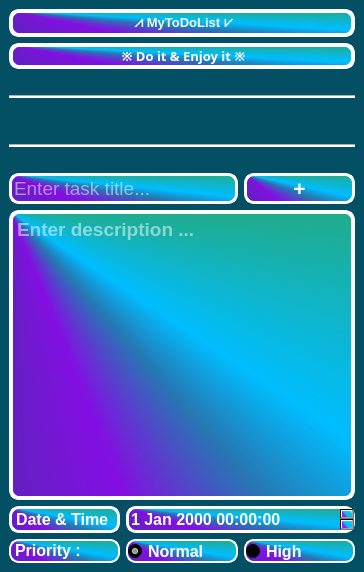
<?xml version="1.0" encoding="UTF-8"?>
<ui version="4.0">
 <class>MainWindow</class>
 <widget class="QMainWindow" name="MainWindow">
  <property name="geometry">
   <rect>
    <x>0</x>
    <y>0</y>
    <width>364</width>
    <height>572</height>
   </rect>
  </property>
  <property name="windowTitle">
   <string>MyToDoList</string>
  </property>
  <property name="styleSheet">
   <string notr="true">background-color: rgb(3, 79, 100);</string>
  </property>
  <widget class="QWidget" name="centralwidget">
   <layout class="QVBoxLayout" name="verticalLayout">
    <item>
     <widget class="QLabel" name="label_4">
      <property name="styleSheet">
       <string notr="true">font: 9pt &quot;Papyrus&quot;;
background-color: qconicalgradient(cx:0, cy:0, angle:135, stop:0 rgba(255, 0, 0, 69), stop:0.147727 rgba(255, 0, 219, 145), stop:0.295455 rgba(171, 0, 255, 69), stop:0.426136 rgba(160, 0, 255, 208), stop:0.477581 rgba(71, 160, 255, 130), stop:0.517045 rgba(0, 189, 255, 255), stop:0.642045 rgba(71, 255, 137, 130), stop:0.715909 rgba(204, 255, 0, 130), stop:0.857955 rgba(255, 87, 0, 69), stop:1 rgba(255, 0, 0, 69));
color: rgb(0, 0, 0);
border-style: outset;
border-width:4px;
border-radius:10px;
border-color: white;</string>
      </property>
      <property name="text">
       <string>&lt;html&gt;&lt;head/&gt;&lt;body&gt;&lt;p align=&quot;center&quot;&gt;&lt;span style=&quot; font-size:10pt; font-weight:700; color:#f8f8f8;&quot;&gt;⩘ MyToDoList ⩗&lt;/span&gt;&lt;/p&gt;&lt;/body&gt;&lt;/html&gt;</string>
      </property>
     </widget>
    </item>
    <item>
     <widget class="QLabel" name="label_2">
      <property name="font">
       <font>
        <family>Papyrus</family>
        <pointsize>9</pointsize>
        <italic>false</italic>
        <bold>false</bold>
       </font>
      </property>
      <property name="styleSheet">
       <string notr="true">font: 9pt &quot;Papyrus&quot;;
background-color: qconicalgradient(cx:0, cy:0, angle:135, stop:0 rgba(255, 0, 0, 69), stop:0.147727 rgba(255, 0, 219, 145), stop:0.295455 rgba(171, 0, 255, 69), stop:0.426136 rgba(160, 0, 255, 208), stop:0.477581 rgba(71, 160, 255, 130), stop:0.517045 rgba(0, 189, 255, 255), stop:0.642045 rgba(71, 255, 137, 130), stop:0.715909 rgba(204, 255, 0, 130), stop:0.857955 rgba(255, 87, 0, 69), stop:1 rgba(255, 0, 0, 69));
color: rgb(0, 0, 0);
border-style: outset;
border-width:4px;
border-radius:10px;
border-color: white;</string>
      </property>
      <property name="text">
       <string>&lt;html&gt;&lt;head/&gt;&lt;body&gt;&lt;p align=&quot;center&quot;&gt;&lt;span style=&quot; font-size:10pt; font-weight:700; color:#ffffff;&quot;&gt;※ Do it &amp;amp; Enjoy it ※&lt;/span&gt;&lt;/p&gt;&lt;/body&gt;&lt;/html&gt;</string>
      </property>
     </widget>
    </item>
    <item>
     <widget class="QLabel" name="label_6">
      <property name="text">
       <string/>
      </property>
     </widget>
    </item>
    <item>
     <widget class="Line" name="line_2">
      <property name="styleSheet">
       <string notr="true">background-color: rgb(255, 255, 255);</string>
      </property>
      <property name="orientation">
       <enum>Qt::Horizontal</enum>
      </property>
     </widget>
    </item>
    <item>
     <widget class="QLabel" name="label_7">
      <property name="text">
       <string/>
      </property>
     </widget>
    </item>
    <item>
     <layout class="QGridLayout" name="gl_tasks"/>
    </item>
    <item>
     <widget class="QLabel" name="label_8">
      <property name="text">
       <string/>
      </property>
     </widget>
    </item>
    <item>
     <widget class="Line" name="line">
      <property name="enabled">
       <bool>true</bool>
      </property>
      <property name="font">
       <font>
        <pointsize>18</pointsize>
        <bold>false</bold>
       </font>
      </property>
      <property name="styleSheet">
       <string notr="true">background-color: rgb(255, 255, 255);</string>
      </property>
      <property name="orientation">
       <enum>Qt::Horizontal</enum>
      </property>
     </widget>
    </item>
    <item>
     <widget class="QLabel" name="label_5">
      <property name="text">
       <string/>
      </property>
     </widget>
    </item>
    <item>
     <layout class="QGridLayout" name="gridLayout_2">
      <item row="4" column="0">
       <widget class="QLabel" name="label_3">
        <property name="font">
         <font>
          <pointsize>12</pointsize>
          <bold>true</bold>
         </font>
        </property>
        <property name="styleSheet">
         <string notr="true">background-color: qconicalgradient(cx:0, cy:0, angle:135, stop:0 rgba(255, 0, 0, 69), stop:0.147727 rgba(255, 0, 219, 145), stop:0.295455 rgba(171, 0, 255, 69), stop:0.426136 rgba(160, 0, 255, 208), stop:0.477581 rgba(71, 160, 255, 130), stop:0.517045 rgba(0, 189, 255, 255), stop:0.642045 rgba(71, 255, 137, 130), stop:0.715909 rgba(204, 255, 0, 130), stop:0.857955 rgba(255, 87, 0, 69), stop:1 rgba(255, 0, 0, 69)); color: rgb(255, 255, 255); border-style: outset; border-width:3px; border-radius:10px; border-color: white;</string>
        </property>
        <property name="text">
         <string>Date &amp; Time</string>
        </property>
       </widget>
      </item>
      <item row="5" column="1">
       <widget class="QRadioButton" name="normal">
        <property name="font">
         <font>
          <pointsize>12</pointsize>
          <bold>true</bold>
         </font>
        </property>
        <property name="styleSheet">
         <string notr="true">border-right-color: qconicalgradient(cx:0, cy:0, angle:135, stop:0 rgba(255, 0, 0, 69), stop:0.147727 rgba(255, 0, 219, 145), stop:0.295455 rgba(171, 0, 255, 69), stop:0.426136 rgba(160, 0, 255, 208), stop:0.477581 rgba(71, 160, 255, 130), stop:0.517045 rgba(0, 189, 255, 255), stop:0.642045 rgba(71, 255, 137, 130), stop:0.715909 rgba(204, 255, 0, 130), stop:0.857955 rgba(255, 87, 0, 69), stop:1 rgba(255, 0, 0, 69));
border-left-color: qconicalgradient(cx:0, cy:0, angle:135, stop:0 rgba(255, 0, 0, 69), stop:0.147727 rgba(255, 0, 219, 145), stop:0.295455 rgba(171, 0, 255, 69), stop:0.426136 rgba(160, 0, 255, 208), stop:0.477581 rgba(71, 160, 255, 130), stop:0.517045 rgba(0, 189, 255, 255), stop:0.642045 rgba(71, 255, 137, 130), stop:0.715909 rgba(204, 255, 0, 130), stop:0.857955 rgba(255, 87, 0, 69), stop:1 rgba(255, 0, 0, 69));
background-color: qconicalgradient(cx:0, cy:0, angle:135, stop:0 rgba(255, 0, 0, 69), stop:0.147727 rgba(255, 0, 219, 145), stop:0.295455 rgba(171, 0, 255, 69), stop:0.426136 rgba(160, 0, 255, 208), stop:0.477581 rgba(71, 160, 255, 130), stop:0.517045 rgba(0, 189, 255, 255), stop:0.642045 rgba(71, 255, 137, 130), stop:0.715909 rgba(204, 255, 0, 130), stop:0.857955 rgba(255, 87, 0, 69), stop:1 rgba(255, 0, 0, 69));
color: rgb(255, 255, 255);
border-style: outset;
border-width:2px;
border-radius:10px;
border-color: white;
border-bottom-color: rgb(255, 255, 255);
border-top-color: rgb(255, 255, 255);
</string>
        </property>
        <property name="text">
         <string>Normal</string>
        </property>
        <property name="checked">
         <bool>true</bool>
        </property>
       </widget>
      </item>
      <item row="4" column="1" colspan="2">
       <widget class="QDateTimeEdit" name="tb_new_task_datetime">
        <property name="font">
         <font>
          <pointsize>12</pointsize>
          <bold>true</bold>
         </font>
        </property>
        <property name="styleSheet">
         <string notr="true">background-color: qconicalgradient(cx:0, cy:0, angle:135, stop:0 rgba(255, 0, 0, 69), stop:0.147727 rgba(255, 0, 219, 145), stop:0.295455 rgba(171, 0, 255, 69), stop:0.426136 rgba(160, 0, 255, 208), stop:0.477581 rgba(71, 160, 255, 130), stop:0.517045 rgba(0, 189, 255, 255), stop:0.642045 rgba(71, 255, 137, 130), stop:0.715909 rgba(204, 255, 0, 130), stop:0.857955 rgba(255, 87, 0, 69), stop:1 rgba(255, 0, 0, 69));
color: rgb(255, 255, 255);
border-style: outset;
border-width:3px;
border-radius:10px;
border-color: white;</string>
        </property>
       </widget>
      </item>
      <item row="0" column="0" colspan="2">
       <widget class="QLineEdit" name="tb_new_task_title">
        <property name="font">
         <font>
          <pointsize>14</pointsize>
         </font>
        </property>
        <property name="styleSheet">
         <string notr="true">background-color: qconicalgradient(cx:0, cy:0, angle:135, stop:0 rgba(255, 0, 0, 69), stop:0.147727 rgba(255, 0, 219, 145), stop:0.295455 rgba(171, 0, 255, 69), stop:0.426136 rgba(160, 0, 255, 208), stop:0.477581 rgba(71, 160, 255, 130), stop:0.517045 rgba(0, 189, 255, 255), stop:0.642045 rgba(71, 255, 137, 130), stop:0.715909 rgba(204, 255, 0, 130), stop:0.857955 rgba(255, 87, 0, 69), stop:1 rgba(255, 0, 0, 69));
border-style: outset;
border-width:3px;
border-radius:10px;
border-color: white;
color: rgb(255, 255, 255);</string>
        </property>
        <property name="inputMask">
         <string/>
        </property>
        <property name="text">
         <string/>
        </property>
        <property name="placeholderText">
         <string>Enter task title...</string>
        </property>
       </widget>
      </item>
      <item row="1" column="0" colspan="3">
       <widget class="QTextEdit" name="tb_new_task_description">
        <property name="font">
         <font>
          <pointsize>14</pointsize>
          <bold>true</bold>
         </font>
        </property>
        <property name="styleSheet">
         <string notr="true">background-color: qconicalgradient(cx:0, cy:0, angle:135, stop:0 rgba(255, 0, 0, 69), stop:0.147727 rgba(255, 0, 219, 145), stop:0.295455 rgba(171, 0, 255, 69), stop:0.426136 rgba(160, 0, 255, 208), stop:0.477581 rgba(71, 160, 255, 130), stop:0.517045 rgba(0, 189, 255, 255), stop:0.642045 rgba(71, 255, 137, 130), stop:0.715909 rgba(204, 255, 0, 130), stop:0.857955 rgba(255, 87, 0, 69), stop:1 rgba(255, 0, 0, 69));
border-style: outset;
border-width:4px;
border-radius:10px;
border-color: white;
color: rgb(255, 255, 255);</string>
        </property>
        <property name="documentTitle">
         <string/>
        </property>
        <property name="markdown">
         <string/>
        </property>
        <property name="placeholderText">
         <string>Enter description ...</string>
        </property>
       </widget>
      </item>
      <item row="0" column="2">
       <widget class="QPushButton" name="btn_new_task">
        <property name="font">
         <font>
          <pointsize>16</pointsize>
          <bold>true</bold>
         </font>
        </property>
        <property name="styleSheet">
         <string notr="true">background-color: qconicalgradient(cx:0, cy:0, angle:135, stop:0 rgba(255, 0, 0, 69), stop:0.147727 rgba(255, 0, 219, 145), stop:0.295455 rgba(171, 0, 255, 69), stop:0.426136 rgba(160, 0, 255, 208), stop:0.477581 rgba(71, 160, 255, 130), stop:0.517045 rgba(0, 189, 255, 255), stop:0.642045 rgba(71, 255, 137, 130), stop:0.715909 rgba(204, 255, 0, 130), stop:0.857955 rgba(255, 87, 0, 69), stop:1 rgba(255, 0, 0, 69));
border-style: outset;
border-width:3px;
color: rgb(255, 255, 255);
border-radius:10px;
border-color: white;</string>
        </property>
        <property name="text">
         <string>+</string>
        </property>
       </widget>
      </item>
      <item row="5" column="0">
       <widget class="QLabel" name="label">
        <property name="font">
         <font>
          <pointsize>12</pointsize>
          <bold>true</bold>
         </font>
        </property>
        <property name="styleSheet">
         <string notr="true">background-color: qconicalgradient(cx:0, cy:0, angle:135, stop:0 rgba(255, 0, 0, 69), stop:0.147727 rgba(255, 0, 219, 145), stop:0.295455 rgba(171, 0, 255, 69), stop:0.426136 rgba(160, 0, 255, 208), stop:0.477581 rgba(71, 160, 255, 130), stop:0.517045 rgba(0, 189, 255, 255), stop:0.642045 rgba(71, 255, 137, 130), stop:0.715909 rgba(204, 255, 0, 130), stop:0.857955 rgba(255, 87, 0, 69), stop:1 rgba(255, 0, 0, 69));
border-right-color: qconicalgradient(cx:0, cy:0, angle:135, stop:0 rgba(255, 0, 0, 69), stop:0.147727 rgba(255, 0, 219, 145), stop:0.295455 rgba(171, 0, 255, 69), stop:0.426136 rgba(160, 0, 255, 208), stop:0.477581 rgba(71, 160, 255, 130), stop:0.517045 rgba(0, 189, 255, 255), stop:0.642045 rgba(71, 255, 137, 130), stop:0.715909 rgba(204, 255, 0, 130), stop:0.857955 rgba(255, 87, 0, 69), stop:1 rgba(255, 0, 0, 69));
border-style: outset;
border-width:2px;
border-radius:10px;
border-color: rgb(255, 255, 255);</string>
        </property>
        <property name="text">
         <string>&lt;html&gt;&lt;head/&gt;&lt;body&gt;&lt;p align=&quot;justify&quot;&gt;&lt;span style=&quot; font-weight:700; color:#ffffff;&quot;&gt;Priority :&lt;/span&gt;&lt;/p&gt;&lt;/body&gt;&lt;/html&gt;</string>
        </property>
       </widget>
      </item>
      <item row="5" column="2">
       <widget class="QRadioButton" name="high">
        <property name="font">
         <font>
          <pointsize>12</pointsize>
          <bold>true</bold>
         </font>
        </property>
        <property name="styleSheet">
         <string notr="true">background-color: qconicalgradient(cx:0, cy:0, angle:135, stop:0 rgba(255, 0, 0, 69), stop:0.147727 rgba(255, 0, 219, 145), stop:0.295455 rgba(171, 0, 255, 69), stop:0.426136 rgba(160, 0, 255, 208), stop:0.477581 rgba(71, 160, 255, 130), stop:0.517045 rgba(0, 189, 255, 255), stop:0.642045 rgba(71, 255, 137, 130), stop:0.715909 rgba(204, 255, 0, 130), stop:0.857955 rgba(255, 87, 0, 69), stop:1 rgba(255, 0, 0, 69));
color: rgb(255, 255, 255);
border-style: outset;
border-width:2px;
border-radius:10px;
border-color: white;
border-color: rgb(255, 255, 255);</string>
        </property>
        <property name="text">
         <string>High</string>
        </property>
       </widget>
      </item>
     </layout>
    </item>
   </layout>
  </widget>
  <widget class="QMenuBar" name="menubar">
   <property name="geometry">
    <rect>
     <x>0</x>
     <y>0</y>
     <width>364</width>
     <height>22</height>
    </rect>
   </property>
  </widget>
 </widget>
 <resources/>
 <connections/>
</ui>
